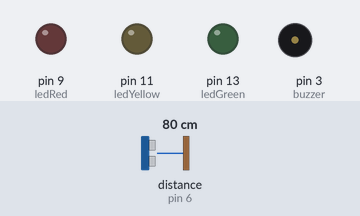
Bench run of a sketch on a simulated Arduino Uno, built with avr-gcc and run on an emulated ATmega328P. On the bench: output pins drawn as LEDs (lit = HIGH), buzzer (waves = sounding). The test bench sets the inputs (shaded band); at power-on: distance to the obstacle (sensor on pin 6) 80 cm.

Above: at 1.2 s.
1.3 s: distance to the obstacle (sensor on pin 6) set to 12 cm
2.8 s: distance to the obstacle (sensor on pin 6) set to 9 cm
At 3.4 s:
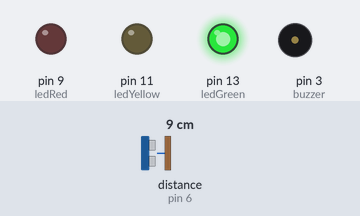
4.3 s: distance to the obstacle (sensor on pin 6) set to 2 cm
At 5.0 s:
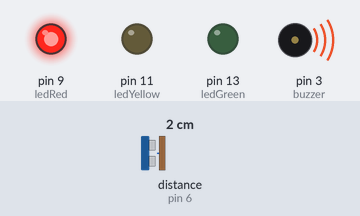
5.8 s: distance to the obstacle (sensor on pin 6) set to 4 cm
At 7.0 s:
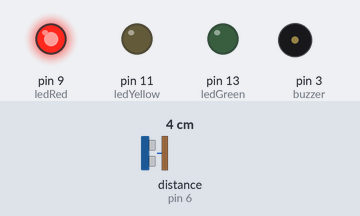
Timing chart, 0 to 8.8 s (numbered marks = the images above; inputs shaded):
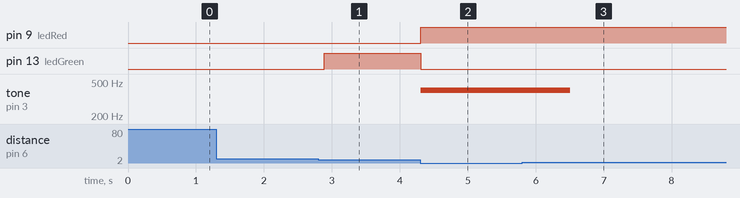

The sketch:

sensor-estacionamento-arduinoplaytech.ino
```cpp
#include <Ultrasonic.h>

Ultrasonic ultrassom(7, 6);
const int buzzer = 3;
const int ledGreen = 13;
const int ledYellow = 11;
const int ledRed = 9;

void setup() {
  pinMode(buzzer, OUTPUT);
  pinMode(ledGreen, OUTPUT);
  pinMode(ledYellow, OUTPUT);
  pinMode(ledRed, OUTPUT);
}

void yellow(){
  tone(buzzer, 400, 400);
  delay(1000);
  tone(buzzer, 400, 600);
  delay(1000);
}

void red(){
  tone(buzzer, 400, 700);
  delay(100);
  tone(buzzer, 400, 900);
  delay(100);
}

void loop() {
  int distance_cm;

  distance_cm = ultrassom.distanceRead();

  if (distance_cm > 41) {
    digitalWrite(ledGreen, LOW);
    digitalWrite(ledYellow, LOW);
    digitalWrite(ledRed, LOW);
  } else if (distance_cm <= 10 && distance_cm > 5) {
    digitalWrite(ledGreen, HIGH);
    digitalWrite(ledYellow, LOW);
    digitalWrite(ledRed, LOW);
  } else if (distance_cm <= 5 && distance_cm > 4) {
    digitalWrite(ledGreen, LOW);
    digitalWrite(ledYellow, HIGH);
    digitalWrite(ledRed, LOW);
    yellow();
  } else if (distance_cm <= 3) {
    digitalWrite(ledGreen, LOW);
    digitalWrite(ledYellow, LOW);
    digitalWrite(ledRed, HIGH);
    red();
  }

  delay(100);
}
```

Measured:
- the behaviour switches between 11 and 10 cm on distance to the obstacle (sensor on pin 6) (found by bisection; images 0 and 1)
- after the input at 1.3 s, every drawn part: stays the same
- after the input at 2.8 s, pin 13 (ledGreen): LOW → HIGH after 0.09 s
- after the input at 4.3 s, pin 9 (ledRed): LOW → HIGH at once; pin 13 (ledGreen): HIGH → LOW at once; tone on pin 3 (buzzer): silent → 400 Hz at once
- after the input at 5.8 s, tone on pin 3 (buzzer): 400 Hz → silent after 0.71 s
